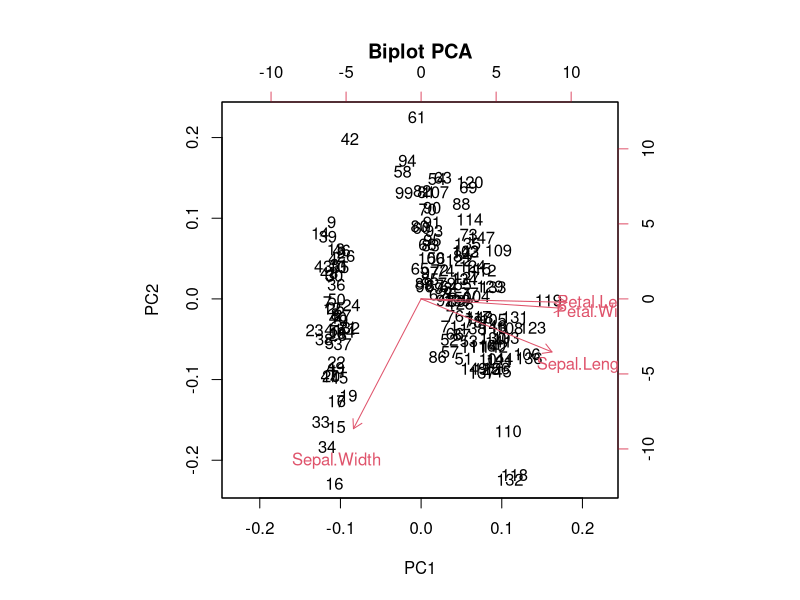
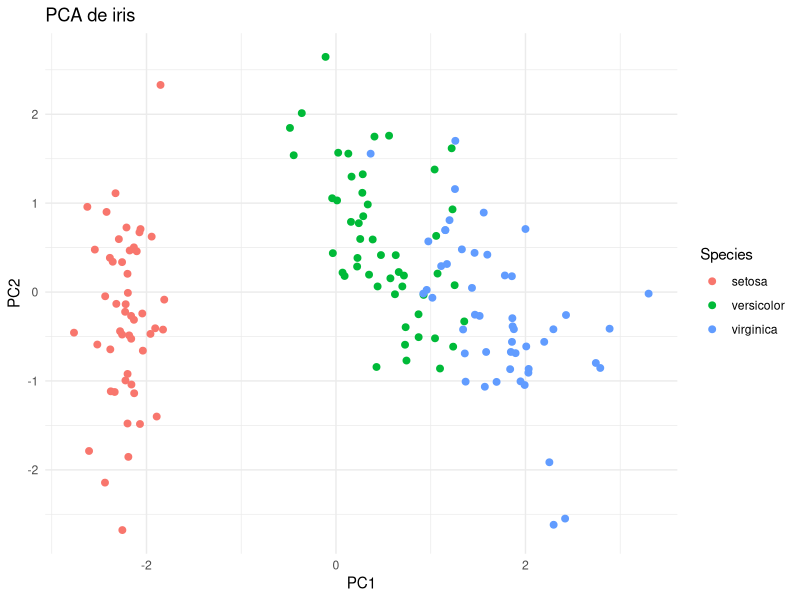

Write the R code that produced these figures, in order.
# Análisis de Componentes Principales (PCA)

# Librerías
library(ggplot2)

# Cargar datos
# Usamos el conjunto de datos iris disponible en R
data(iris)

# Preprocesamiento: solo variables numéricas y escalado
iris_num <- scale(iris[, 1:4])

# Análisis
pca_res <- prcomp(iris_num, center = TRUE, scale. = TRUE)
print(summary(pca_res))

# Visualización
# Biplot de los dos primeros componentes
biplot(pca_res, main = "Biplot PCA")

# También con ggplot2 para un scatter de los componentes
pca_df <- as.data.frame(pca_res$x)
pca_df$Species <- iris$Species

ggplot(pca_df, aes(PC1, PC2, color = Species)) +
  geom_point(size = 2) +
  theme_minimal() +
  labs(title = "PCA de iris", x = "PC1", y = "PC2")

# Interpretación
# En general las dos primeras componentes explican gran parte de la variabilidad
# y permiten diferenciar las especies de iris.
